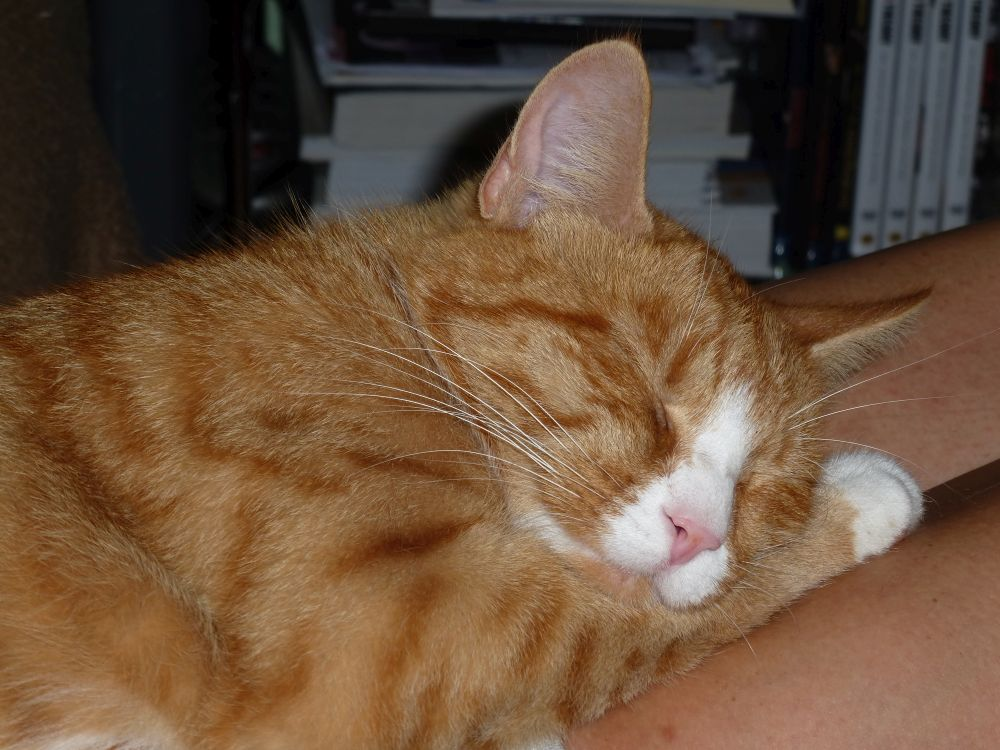
#> input picture Data aufbereiten/Aufgaben_Kapitel_6/katze.jpg, 1000 x 750 px
$ jupyter execute --allow-errors 'Aufgaben Kapitel 6_MS.ipynb'
#> lines starting #> are read from the running program, lines starting #| are printed output that depends on the picture
# Aufgaben Kapitel 6
## Aufgabe 6.1

Untersuchen Sie die CSV-Datei iris-semicolon.csv aus dem Listing-Verzeichnis zu diesem Kapitel und importieren Sie diese.

[cell 1]
# Schreiben Sie hier Ihren Programmcode
import pandas as pd
#> (the rest of this cell did not finish here and is left out)

## Aufgabe 6.2
Untersuchen Sie die XML-Datei iris-mixed.xml aus dem Listing-Verzeichnis und importieren Sie diese.

[cell 2]
import xml.etree.ElementTree as ET
# Im DPA-Buch Kapitel 6.1.3 ab Seite 305
# from xml.etree import ElementTree

# df_xml = pd.read_xml("iris-mixed.xml", encoding='utf-8', parser='etree', xpath=".//iris")

#> (the rest of this cell did not finish here and is left out)

## Aufgabe 6.3
Laden Sie die Datei sample.txt aus dem Listing-Verzeichnis, zerlegen Sie sie in einzelne Zeilen, und erstellen Sie aus diesen verschiedene Bag-of-Words- und N-Gramm-Modelle.

[cell 3]
from sklearn.feature_extraction.text import CountVectorizer

#> (the rest of this cell did not finish here and is left out)

[cell 4]
#N-gramme
vectorizer3 = CountVectorizer(ngram_range = (2, 2)) # Bigramme
# vectorizer3 = CountVectorizer(ngram_range = (4, 4)) # 4-Gramme
#> (the rest of this cell did not finish here and is left out)

#> (a cell that did not finish here is left out)

## Aufgabe 6.4
Überführen Sie die Wohnungsdaten aus der Datei size-rent.csv in eine SQLite3-Datenbanktabelle. Führen Sie Auswahlabfragen durch, um die höchste Miete, die niedrigste Miete, die Durchschnittsmiete und die Anzahl der Wohnungen zu ermitteln, jeweils pro Zimmeranzahl und insgesamt.

[cell 6]
import sqlite3

#CSV to DB

#connect to DB (new DB)
db = sqlite3.connect('size-rent.db')

#create table
db.execute("""
CREATE TABLE IF NOT EXISTS rent_data (
           Size SMALLINT,
           Rooms SMALLINT,
           Price SMALLINT
           )
""")

#Datei lesen
#> (the rest of this cell did not finish here and is left out)

[cell 7]
#SQL Anfrage
max_price = db.execute("SELECT MAX(Price) FROM rent_data").fetchall()
min_price = db.execute("SELECT MIN(Price) FROM rent_data").fetchall()
mean_price = db.execute("SELECT AVG(Price) FROM rent_data").fetchall()
#> (the rest of this cell did not finish here and is left out)

[cell 8]
#SQL Anfrage
wohnungen = db.execute("SELECT COUNT(Rooms) FROM rent_data").fetchall()
wohn_pro_zim = db.execute("""
                          SELECT Rooms, COUNT(*)
                          FROM rent_data
                          GROUP BY Rooms
                          """).fetchall()
print(f"Anzahl der Wohnungen = {wohnungen[0][0]}\n")
print(f"Anzahl der Wohnungen pro Zimmeranzahl: {wohn_pro_zim}\n")

## Aufgabe 6.5
Schreiben Sie eine Funktion, die ein Graustufenbild und einen Integerwert als Argumente entgegennimmt. Zunächst soll sie die Dimensionen des Bild-Arrays überprüfen und herausfinden, ob es Hoch- oder Querformat hat. Je nachdem soll sie oben
und unten beziehungsweise rechts und links so viel wegschneiden, dass sich ein quadratisches Bild ergibt. Anschließend soll dieses Bild auf die durch den Integerwert angegebene Höhe und Breite herunterskaliert werden, und das umgerechnete Ergebnis soll zurückgegeben werden.
Probieren Sie die fertige Funktion mit verschiedenen Bildern aus.

[cell 9]
from skimage import io, color
from skimage.transform import resize
import matplotlib.pyplot as plt

#funktion
def quadrat(bild,wish_size):
    size = bild.shape
    # size = (Höhe,Breite)
    # height,width=bild.shape[:2]    #elegant
    print(size)
    if size[0]>size[1]:
        print("Es ist Hochformat")
        zu_schneiden = (size[0]-size[1])//2  #muss Ganzzahl sein
        bild = bild[zu_schneiden:(size[0]-zu_schneiden), :]
    elif size[0]<size[1]:
        print("Es ist Querformat")
        zu_schneiden = (size[1]-size[0])//2  #muss Ganzzahl sein
        bild = bild[ : , zu_schneiden : (size[1]-zu_schneiden) ]
    else:
        print("Bild ist schon quadratisch")
        #nix zu schneiden
    #resize image
    passende_bild = resize(bild, (wish_size,wish_size))
    return passende_bild

#image download
img = io.imread("katze.jpg")
#> img is the input picture: shape (750, 1000, 3); mean R, G, B 107, 81.6, 60.1
#image to grayscale
if img.ndim == 3:
    img = color.rgb2gray(img)
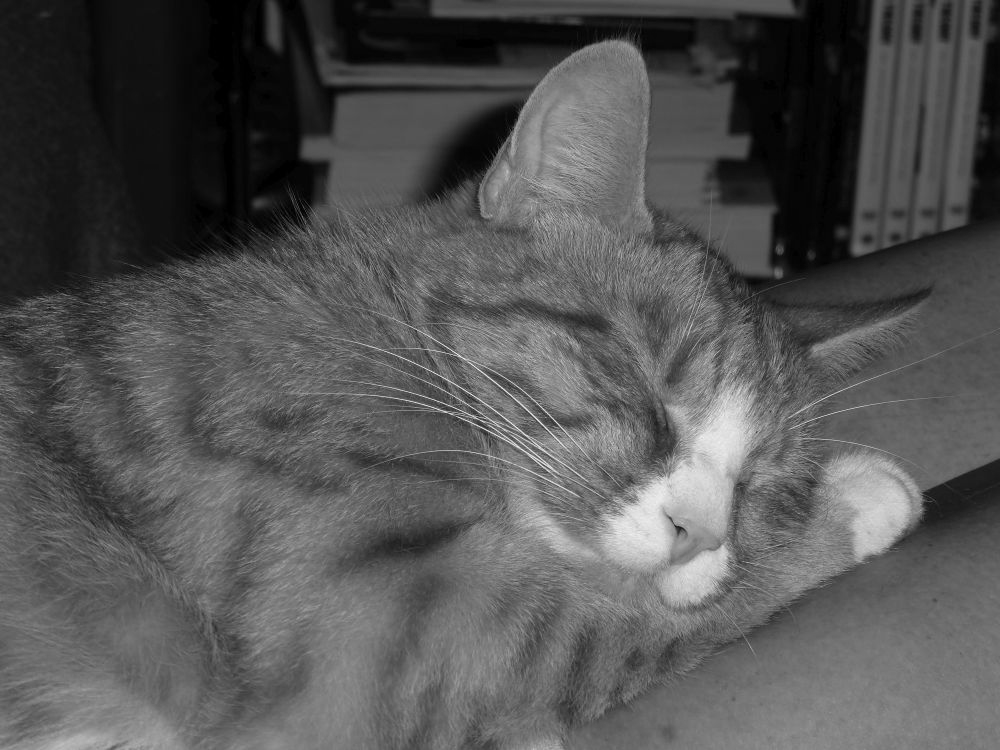
#> img: shape (750, 1000) float64; min 0, max 0.976, mean 0.335
new_img = quadrat(img,300)
#| (750, 1000)
#> in quadrat, `bild = bild[ : , zu_schneiden : (size[1]-zu_schneiden) ]`:
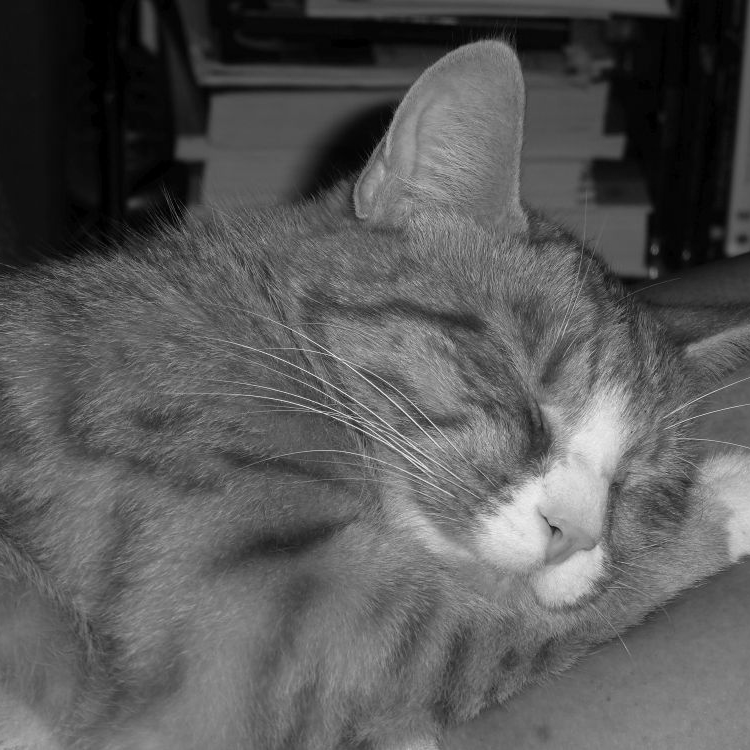
#> bild: shape (750, 750) float64; min 0, max 0.976, mean 0.348

#show image
fig, ax  = plt.subplots(1,2, figsize=(12,5))    #subplots

ax[0].imshow(img, cmap="gray")
ax[0].set_title("Original")

ax[1].imshow(new_img, cmap="gray")
ax[1].set_title("Cropped and resized")

plt.show()
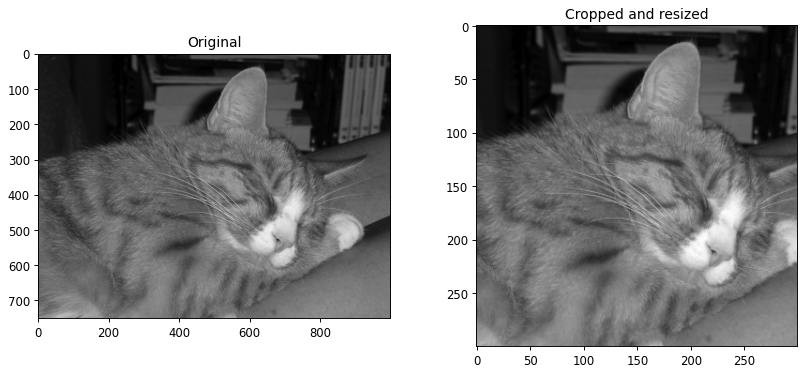
#> figure drawn by matplotlib, 2 panels
